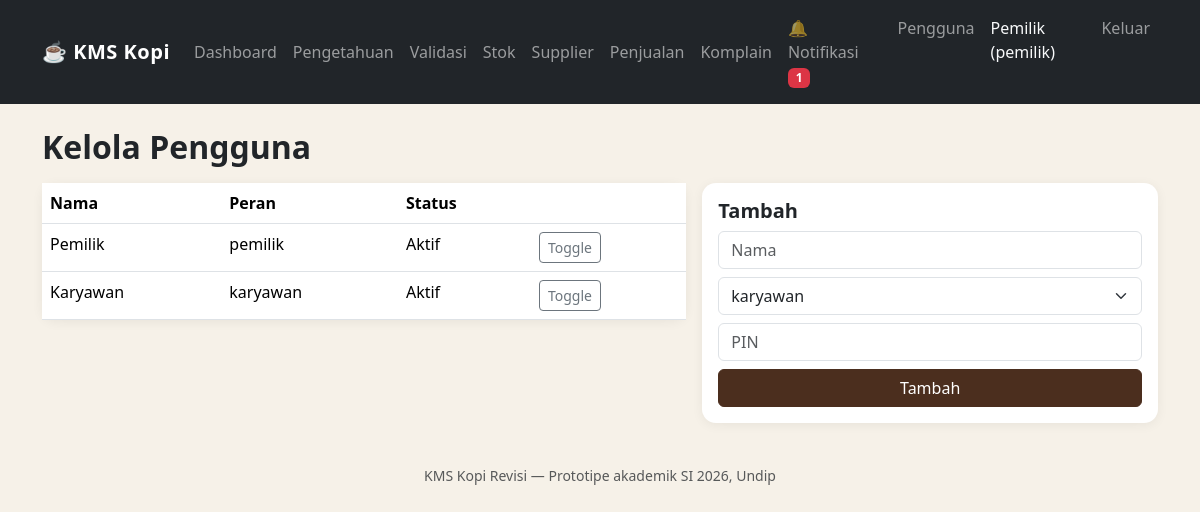
The app's page /pengguna (signed in) with its own data.
### app/models.py (models this page shows)
class Pengguna(db.Model):
    __tablename__ = "pengguna"
    id = db.Column(db.Integer, primary_key=True)
    nama = db.Column(db.String(100), nullable=False)
    peran = db.Column(db.Enum("pemilik", "karyawan"), nullable=False, default="karyawan")
    pin_hash = db.Column(db.String(255), nullable=False)
    aktif = db.Column(db.Boolean, default=True)
    created_at = db.Column(db.DateTime, default=datetime.utcnow)

### app/routes/auth.py (the view)
@bp.route("/pengguna")
@login_required
@pemilik_only
def daftar():
    users = Pengguna.query.order_by(Pengguna.id).all()
    return render_template("pengguna.html", users=users)

### app/routes/helpers.py (called while the page is built)
def login_required(f):
    @wraps(f)
    def wrapper(*args, **kwargs):
        if not session.get("user_id"):
            flash("Silakan login dulu.", "warning")
            return redirect(url_for("auth.login"))
        return f(*args, **kwargs)
    return wrapper

def pemilik_only(f):
    @wraps(f)
    def wrapper(*args, **kwargs):
        user = get_current_user()
        if not user:
            return redirect(url_for("auth.login"))
        if user.peran != "pemilik":
            flash("Hanya pemilik yang boleh mengakses halaman itu.", "danger")
            return redirect(url_for("dashboard.index"))
        return f(*args, **kwargs)
    return wrapper

def get_current_user():
    uid = session.get("user_id")
    if not uid:
        return None
    return Pengguna.query.get(uid)

### app/templates/pengguna.html (shortened to what this page needs)
{% extends "base.html" %}
{% block content %}
<h2 class="fw-bold mb-3">Kelola Pengguna</h2>
<div class="row g-3">
<div class="col-md-7"><div class="card"><table class="table mb-0"><thead><tr><th>Nama</th><th>Peran</th><th>Status</th><th></th></tr></thead><tbody>
{% for u in users %}<tr><td>{{ u.nama }}</td><td>{{ u.peran }}</td><td>{{ 'Aktif' if u.aktif else 'Nonaktif' }}</td>
<td><form method="post" action="{{ url_for('auth.toggle', user_id=u.id) }}"><button class="btn btn-sm btn-outline-secondary">Toggle</button></form></td></tr>{% endfor %}
</tbody></table></div></div>
<div class="col-md-5"><div class="card card-body"><h5 class="fw-bold">Tambah</h5>
<form method="post" action="{{ url_for('auth.tambah') }}">
  <input name="nama" class="form-control mb-2" placeholder="Nama" required>
  <select name="peran" class="form-select mb-2"><option value="karyawan">karyawan</option><option value="pemilik">pemilik</option></select>
  <input name="pin" class="form-control mb-2" placeholder="PIN" required>
  <button class="btn btn-dark w-100">Tambah</button>
</form></div></div>
</div>
{% endblock %}

### app/templates/base.html (shortened to what this page needs)
<!doctype html>
<html lang="id">
<head>
  <link href="https://cdn.jsdelivr.net/npm/bootstrap@5.3.3/dist/css/bootstrap.min.css" rel="stylesheet">
  <link href="{{ url_for('static', filename='style.css') }}" rel="stylesheet">
</head>
<body>
<nav class="navbar navbar-expand-lg navbar-dark bg-dark sticky-top">
  <div class="container">
    <a class="navbar-brand fw-bold" href="{{ url_for('dashboard.index') }}">☕ KMS Kopi</a>
    <div class="collapse navbar-collapse" id="nav">
      {% if current_user %}
      <ul class="navbar-nav me-auto">
        <li class="nav-item"><a class="nav-link" href="{{ url_for('dashboard.index') }}">Dashboard</a></li>
        <li class="nav-item"><a class="nav-link" href="{{ url_for('pengetahuan.daftar') }}">Pengetahuan</a></li>
        {% if current_user.peran == 'pemilik' %}
        <li class="nav-item"><a class="nav-link" href="{{ url_for('validasi.antrean') }}">Validasi</a></li>
        {% endif %}
        <li class="nav-item"><a class="nav-link" href="{{ url_for('stok.daftar') }}">Stok</a></li>
        <li class="nav-item"><a class="nav-link" href="{{ url_for('supplier.daftar') }}">Supplier</a></li>
        <li class="nav-item"><a class="nav-link" href="{{ url_for('penjualan.daftar') }}">Penjualan</a></li>
        <li class="nav-item"><a class="nav-link" href="{{ url_for('komplain.daftar') }}">Komplain</a></li>
      </ul>
      <ul class="navbar-nav">
        <li class="nav-item"><a class="nav-link" href="{{ url_for('notifikasi.daftar') }}">🔔 Notifikasi {% if unread_count %}<span class="badge bg-danger">{{ unread_count }}</span>{% endif %}</a></li>
        {% if current_user.peran == 'pemilik' %}
        <li class="nav-item"><a class="nav-link" href="{{ url_for('auth.daftar') }}">Pengguna</a></li>
        {% endif %}
        <li class="nav-item"><span class="nav-link text-light">{{ current_user.nama }} ({{ current_user.peran }})</span></li>
        <li class="nav-item"><a class="nav-link" href="{{ url_for('auth.logout') }}">Keluar</a></li>
      </ul>
      {% endif %}
    </div>
  </div>
</nav>
<main class="container my-4">
  {% block content %}{% endblock %}
</main>
<footer class="text-center text-muted py-3"><small>KMS Kopi Revisi — Prototipe akademik SI 2026, Undip</small></footer>
</body>
</html>

### app/static/style.css (style rules this page uses)
body { background: #f6f1e8; }
.navbar-brand { letter-spacing: .5px; }
.card { border-radius: 14px; border: none; box-shadow: 0 2px 12px rgba(0,0,0,.06); }
.btn-dark { background: #4b2e1e; border-color: #4b2e1e; }
a { color: #4b2e1e; }

### records on screen
Pengguna: nama "Pemilik", peran "pemilik", aktif "Aktif"
Pengguna: nama "Karyawan", peran "karyawan", aktif "Aktif"

### other values on screen
{{ unread_count }} "1"
